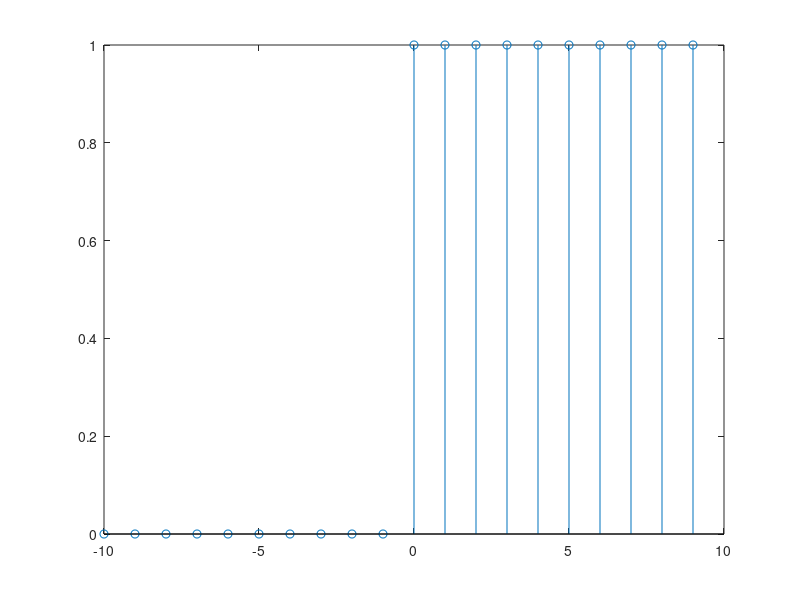
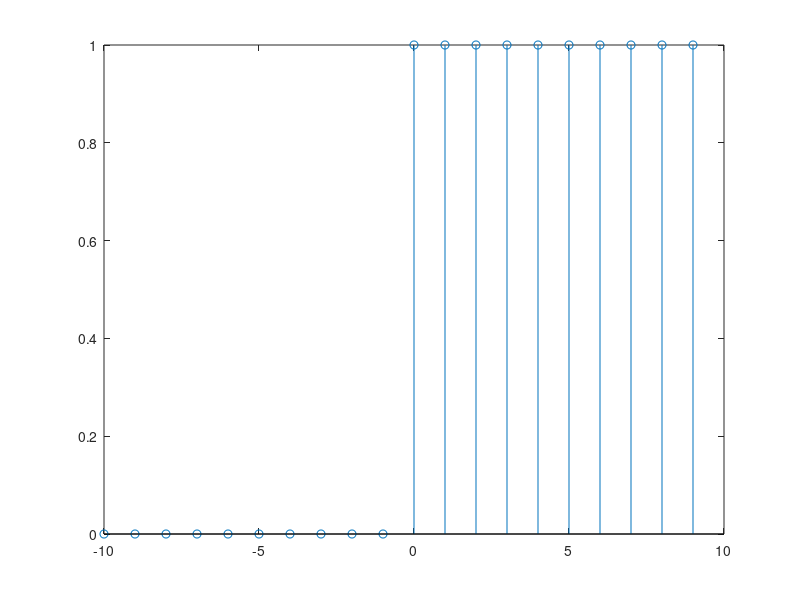
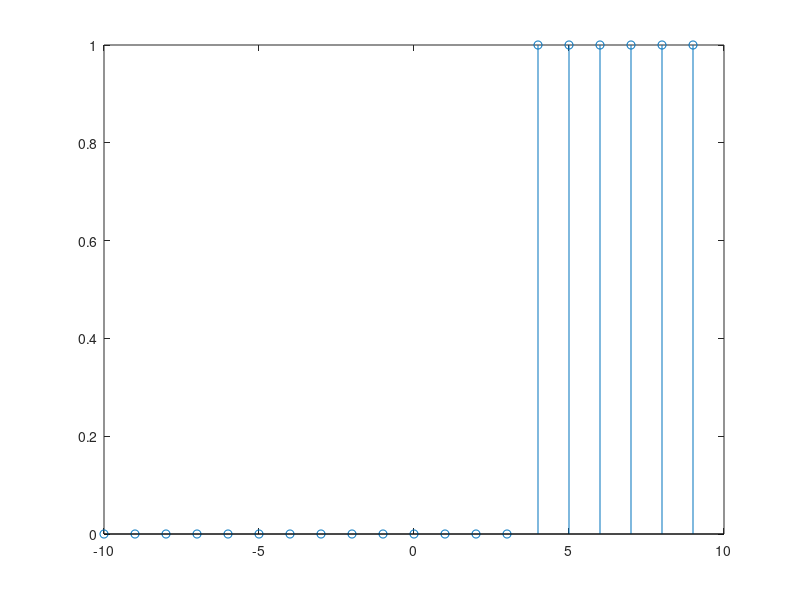
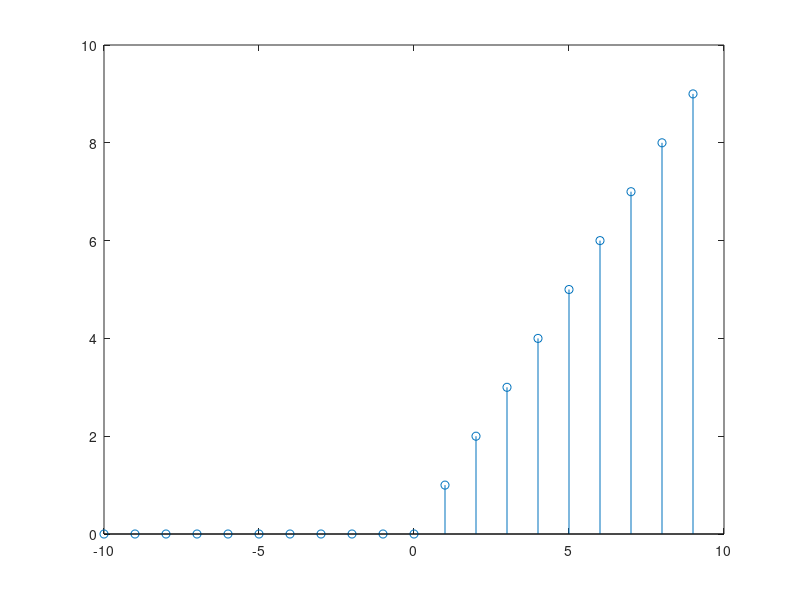

The MATLAB source for these figures, in order:
clear all;
%% Orismos Metablhtwn 
a = 5;
data_1 = 7;
Data_1 = 4;                       % Diaforetiko apo to data_1 --> Diakrish pezwn - kafalaiwn
%% Orismos Dianysmatwn 
K = [1 4 9];            
L = [1:5];                        %Dianysma me pente stoixeia apo to 1 ews to 5, me bhma ay3hshs=1
M = [0:2:12];                     %Dianysma me epta stoixeia apo to 0 ews to 12, me bhma ay3hshs=2
T = [1 4 6; 2 5 7; 3 8 12];       %Pinakas me diastaseis 3x3
H = [2 4.5 7; 12 4 23; 0 3 9];    %Pinakas me diastaseis 3x3
t = pi;                           %O ari8mos pi = 3,14...
l = 1;
%l = input('Dwste to l ');        %Entolh eisodoy apo plhktrologio
Mon = ones(3,2);                  %Dhmioyrgia pinaka diastasewn 3x2 me monades
Mhd = zeros(2,6);                 %Dhmioyrgia pinaka diastasewn 3x2 me mhdenika
Z = eye(3);                       %Dhmioyrgia monadiaioy pinaka 3x3

%% Basikes Pra3eis
aa = a+5;
w = a + data_1;
T1 = T*Z;                         %Pollaplasiasmos pinakwn (Grammikh algebra)
T2 = T.*Z;                        %Pollaplasiasmos stoixeio me stoixeio
T4 = T.*H;                        %Pollaplasiasmos stoixeio me stoixeio
TI = inv(T);                      %Antistrofos pinakas
T2 = T^2;                         % T*T
TAN = T';                         % Anastrofos

mk = length(K);                   % Mnhkos toy K (Posa stoixeioa exei to dianysma)
ms = size(T);                     % Diastaseis toy pinaka

s = sum(T);                       % A8roisma twn sthlwn
ss = sum(T,2);                    % A8roisma twn grammwn


%% Pragramamtismos
%%%%%%%%%%%% A. Domh epiloghs %%%%%%%%%%%%%%
if l < 0
    disp('l<0');
elseif l == 0
    disp('l = 0');
else
    disp('l>0');
end

%%%%%%%%%%%% B. Domh Epanalhpshs %%%%%%%%%%%%%%
%Dhmioyrgia pianaka 10x2
for  p = 1:10
    for v = 1:2
        E(p,v) = p/v;
    end
end

for tt = 1:10000
    K1(tt) = tt^2;
end

%% Basika Shmata
n = [-10:9];                %Diasthma xronoy (deigmatwn)
%1. Monadiaio Bhma (u)
%%1os Tropos
for k = 1:length(n)
    if n(k)<0
        u1(k) = 0;
    else
        u1(k) = 1;
    end
end
stem(n,u1);
%%2os tropos
u2 = (n>=0);                %Opoy isxyei h syn8hkh bazei 1
figure(2)
stem(n,u2)          
%ka8ysterhmenh monadiaia
u3 = (n>=4);
figure(3)
stem(n,u3);

%2. Monadiaia Klimaka
for k = 1:length(n)
    if n(k)<0
        r(k) = 0;
    else
        r(k) = n(k);
    end
end
figure(4)
stem(n,r);

%3. Ek8etiko
e = exp(abs(n));          %e^|n|
a1 = 5;
a2 = 0.3;
ee1 = a1.^(abs(n));       %abs() --> Apolyth timh
ee2 = a2.^(abs(n));
figure(5)
stem(n,e);
figure(6)
stem(n,ee1);
figure(7)
stem(n,ee2);
%% Energeia --> Na bre8ei h energeia twn ee1 kai ee2
%%1os tropos
E1=0;
E2=0;
for t=1:length(n)
    E1 = E1 + (abs(ee1(t)))^2;
    E2 = E2 + (abs(ee2(t)))^2;
end
%%2os tropos
E11 = sum(ee1.^2);
E22 = sum(ee2.^2);

n1 = [-100:99];             %Neo diasthma
eee2 = a2.^(abs(n));
EE22 = sum(abs(ee2).^2);      
